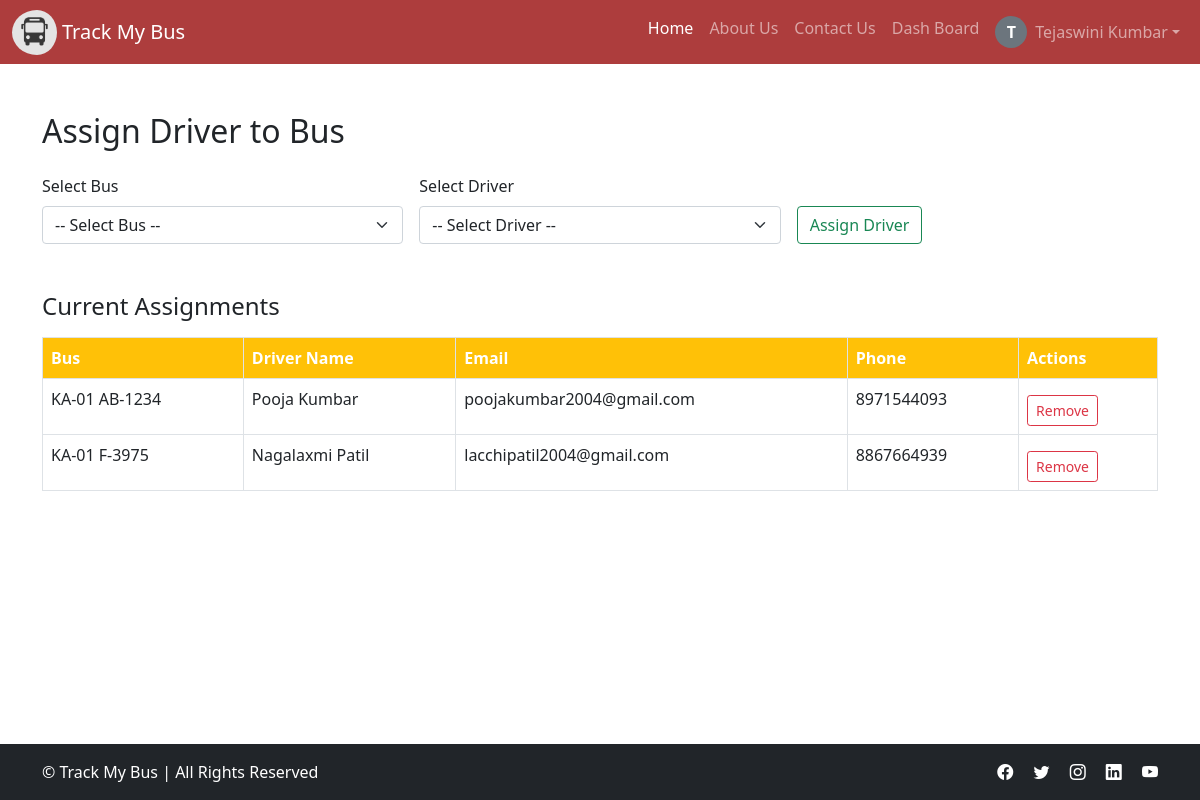
/admin_add_driver.php (signed in), run on the app's committed database.
### tables this page shows
CREATE TABLE `buses` (
  `id` int(11) NOT NULL,
  `vehicle_number` varchar(20) DEFAULT NULL,
  `route_id` int(11) DEFAULT NULL,
  `driver_id` int(11) DEFAULT NULL
);

CREATE TABLE `users` (
  `id` bigint(20) UNSIGNED NOT NULL,
  `phone_number` varchar(20) NOT NULL,
  `email` varchar(256) NOT NULL,
  `password` varchar(64) NOT NULL,
  `first_name` varchar(25) NOT NULL,
  `last_name` varchar(25) NOT NULL,
  `created_at` timestamp NOT NULL DEFAULT current_timestamp(),
  `bus_id` int(11) DEFAULT NULL
);

### admin_add_driver.php (the view, shortened to what this page needs)
<?php
include 'header.php';
include 'dbconfig.php';
$buses = $conn->query("
    SELECT
        b.id AS bus_id,
        b.vehicle_number,
        d.id AS driver_id,
        u.first_name,
        u.last_name,
        u.email,
        u.phone_number
    FROM buses b
    LEFT JOIN drivers d ON b.driver_id = d.id
    LEFT JOIN users u ON d.user_id = u.id
")->fetchAll(PDO::FETCH_ASSOC);
?>
<div class="container mt-5">
    <h2 class="mb-4">Assign Driver to Bus</h2>
    <form method="POST" class="row g-3 mb-5">
        <div class="col-md-4">
            <label for="bus_id" class="form-label">Select Bus</label>
            <select name="bus_id" class="form-select" required>
                <option value="">-- Select Bus --</option>
            </select>
        </div>
        <div class="col-md-4">
            <label for="driver_id" class="form-label">Select Driver</label>
            <select name="driver_id" class="form-select" required>
                <option value="">-- Select Driver --</option>
            </select>
        </div>
        <div class="col-md-4 d-flex align-items-end">
            <button type="submit" class="btn btn-outline-success mt-2">Assign Driver</button>
        </div>
    </form>
    <h4 class="mb-3">Current Assignments</h4>
    <table class="table table-bordered">
        <thead class="bg-warning text-white">
            <tr>
                <th>Bus</th>
                <th>Driver Name</th>
                <th>Email</th>
                <th>Phone</th>
                <th>Actions</th>
            </tr>
        </thead>
        <tbody>
            <?php foreach ($buses as $b): ?>
                <tr>
                    <td><?= htmlspecialchars($b['vehicle_number']) ?></td>
                    <td><?= $b['first_name'] ? htmlspecialchars($b['first_name'] . ' ' . $b['last_name']) : 'Not Assigned' ?></td>
                    <td><?= $b['email'] ?? '-' ?></td>
                    <td><?= $b['phone_number'] ?? '-' ?></td>
                    <td>
                        <?php if ($b['driver_id']): ?>
                            <a href="?remove=<?= $b['bus_id'] ?>" class="btn btn-outline-danger mt-2 btn-sm">Remove</a>
                        <?php else: ?>
                            <span class="text-muted">Not Assigned</span> <?php endif; ?>
                    </td>
                </tr>
            <?php endforeach; ?>
        </tbody>
    </table>
</div>
<?php
include 'footer.php';
?>

### css/app.css (style rules this page uses)
html, body { height: 100%; margin: 0; display: flex; flex-direction: column; }
body { flex: 1; }

### header.php (style rules this page uses)
.btn { transition: all 0.3s ease-in-out; }
table tbody tr { transition: background-color 0.3s ease, transform 0.3s ease; }
table tbody tr { transition: all 0.3s ease; }
.btn { transition: transform 0.2s ease, box-shadow 0.2s ease; }
.container h2 { animation: fadeInUp 0.6s ease-out; }
.btn { transition: transform 0.2s ease; }

### data on the page
buses: vehicle_number "KA-01 AB-1234", users.first_name+last_name "Pooja Kumbar", users.email "poojakumbar2004@gmail.com", users.phone_number "8971544093"
buses: vehicle_number "KA-01 F-3975", users.first_name+last_name "Nagalaxmi Patil", users.email "lacchipatil2004@gmail.com", users.phone_number "8867664939"

### other printed values
$initial "T"
$username "Tejaswini Kumbar"
